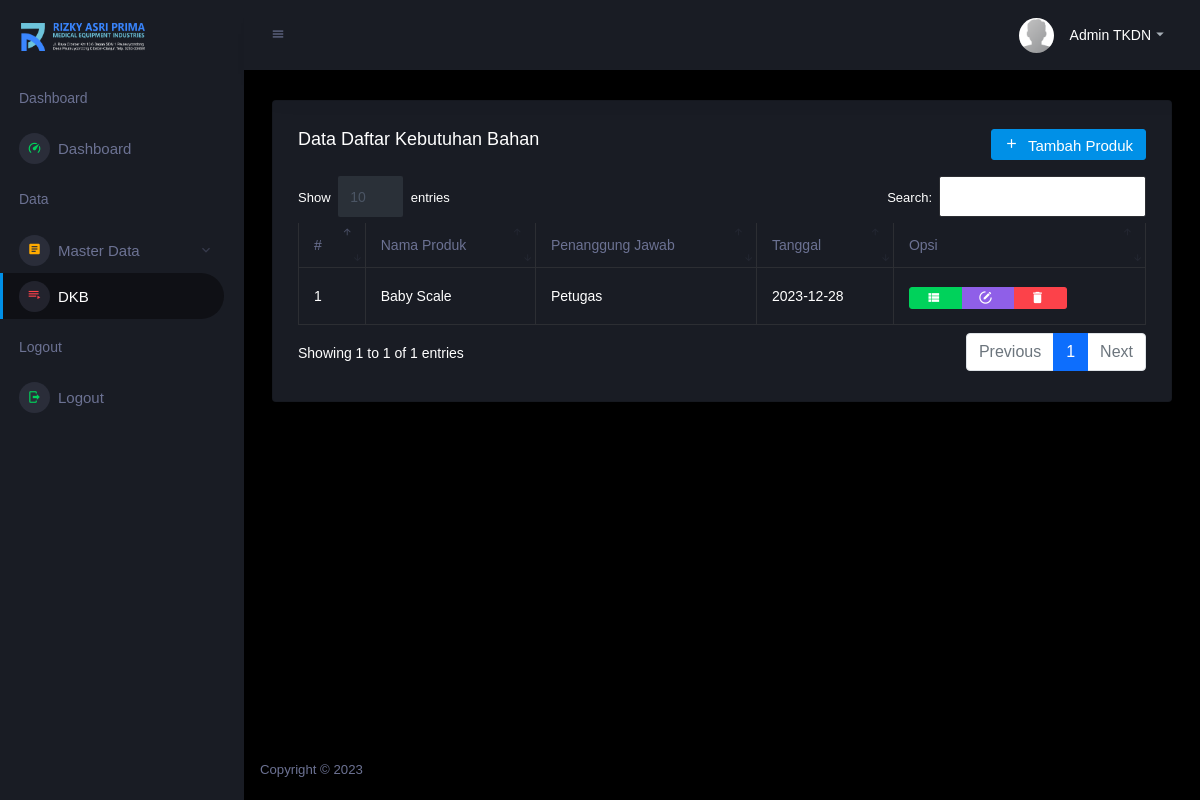
The app's page /view_dkb/produk.php (signed in) with its own data.
### tables this page shows
CREATE TABLE `users` (
  `id_user` int(11) NOT NULL,
  `nama` varchar(255) NOT NULL,
  `email` varchar(255) NOT NULL,
  `username` varchar(255) NOT NULL,
  `password` varchar(255) NOT NULL,
  `image` varchar(255) NOT NULL,
  `role_id` int(11) NOT NULL
);

CREATE TABLE `produk` (
  `id_produk` int(11) NOT NULL,
  `nama_produk` varchar(255) NOT NULL,
  `penanggung_jawab` int(11) NOT NULL,
  `tanggal` date NOT NULL
);

### functions.php (called while the page is built, shortened)
<?php
$conn = mysqli_connect("localhost", "root", "", "db_tkdn");
function query($query)
{
    global $conn;
    $result = mysqli_query($conn, $query);
    $rows = [];
    while ($row = mysqli_fetch_assoc($result)) {
        $rows[] = $row;
    }
    return $rows;
}

### view_dkb/produk.php (the view, shortened to what this page needs)
<?php
include "../templates/header.php";
$produk = query(
    "SELECT * FROM produk
    INNER JOIN users ON produk.penanggung_jawab = users.id_user
    ORDER BY tanggal DESC
    ");
?>
<div class="row">
    <div class="col-12 grid-margin stretch-card">
        <div class="card">
            <div class="card-body">
                <div class="d-flex flex-row justify-content-between">
                    <h4 class="card-title">Data Daftar Kebutuhan Bahan</h4>
                    <p class="text-muted">
                        <a href="produk_add.php" class="btn btn-primary text-white">
                            <i class="mdi mdi-plus"></i> Tambah Produk
                        </a>
                    </p>
                </div>
                <div class="table-responsive">
                    <table class="table table-bordered text-white" id="datatable">
                        <thead>
                            <tr>
                                <th> # </th>
                                <th> Nama Produk </th>
                                <th> Penanggung Jawab </th>
                                <th> Tanggal </th>
                                <th> Opsi </th>
                            </tr>
                        </thead>
                        <tbody>
                            <?php $i = 1; ?>
                            <?php foreach ($produk as $p): ?>
                                <tr>
                                    <td>
                                        <?= $i; ?>
                                    </td>
                                    <td>
                                        <?= $p["nama_produk"]; ?>
                                    </td>
                                    <td>
                                        <?= $p["nama"]; ?>
                                    </td>
                                    <td>
                                        <?= $p["tanggal"]; ?>
                                    </td>
                                    <td>
                                        <div class="btn-group btn-group-toggle" data-toggle="buttons">
                                            <a href="dkb.php?id_produk=<?= $p["id_produk"] ?>"
                                                class="btn btn-success text-white mt-1"><i
                                                    class="mdi mdi-view-list"></i></a>
                                            <a href="produk_edit.php?id_produk=<?= $p["id_produk"] ?>"
                                                class="btn btn-info text-white mt-1"><i
                                                    class="mdi mdi-circle-edit-outline"></i></a>
                                            <a href="produk_delete.php?id_produk=<?= $p["id_produk"] ?>"
                                                class="btn btn-danger text-white mt-1"
                                                onclick="return confirm('Yakin ingin menghapus <?= $p['nama_produk']; ?>?');"><i
                                                    class="mdi mdi-delete"></i></a>
                                        </div>
                                    </td>
                                </tr>
                                <?php $i++; ?>
                            <?php endforeach; ?>
                        </tbody>
                    </table>
                </div>
            </div>
        </div>
    </div>
</div>
<?php
include "../templates/footer.php";
?>

### templates/nav.php (shortened to what this page needs)
<div class="container-fluid page-body-wrapper">
    <nav class="navbar p-0 fixed-top d-flex flex-row">
        <div class="navbar-menu-wrapper flex-grow d-flex align-items-stretch">
            <button class="navbar-toggler navbar-toggler align-self-center" type="button" data-toggle="minimize">
                <span class="mdi mdi-menu"></span>
            </button>
            <ul class="navbar-nav navbar-nav-right">
                <li class="nav-item dropdown">
                    <a class="nav-link" id="profileDropdown" href="#" data-bs-toggle="dropdown">
                        <div class="navbar-profile">
                            <img class="img-xs rounded-circle" src="../assets/images/faces/avatar-default.jpg" alt="">
                            <p class="mb-0 d-none d-sm-block navbar-profile-name">
                                <?= $user["nama"]; ?>
                            </p>
                            <i class="mdi mdi-menu-down d-none d-sm-block"></i>
                        </div>
                    </a>
                </li>
            </ul>
        </div>
    </nav>

### records on screen
users: nama "Admin TKDN"
produk: nama_produk "Baby Scale", users.nama "Petugas", tanggal "2023-12-28"
